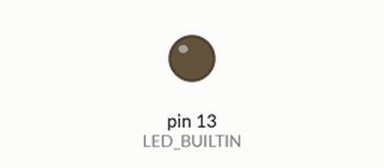
The sketch below on a simulated Arduino Uno, built with avr-gcc and run on an emulated ATmega328P. On the bench: output pins drawn as LEDs (lit = HIGH).

Above: at 0.05 s.
Timing chart, 0 to 3.0 s (numbered marks = the images above):
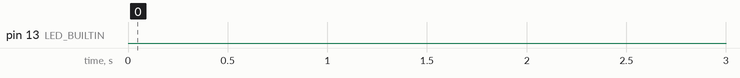

The sketch:

timer_test.ino
```cpp
/*
Program: Timer Test
Author: Phillip
Date: 2/3/2024
// ----------------------------------------------------------------------------
This program is for testing timer functions. After a delay the builtin LED will
begin to blink.
*/// --------------------------------------------------------------------------

void setup() {
  pinMode(LED_BUILTIN, OUTPUT);
}

void loop() {

  timer(0,0,10);

  while(true) {
    digitalWrite(LED_BUILTIN, HIGH);
    delay(500);
    digitalWrite(LED_BUILTIN, LOW);
    delay(500);
  }

} // --------------------------------------------------------------------------

void seconds(unsigned int seconds) {
  delay(seconds * 1000);
}

void minutes(unsigned int minutes) {
  delay(minutes * 60000);
}

void hours(unsigned int hours) {
  delay(hours * 3600000);
}

// ----------------------------------------------------------------------------
void timer(unsigned int h, unsigned int m, unsigned int s) {
  hours(h);
  minutes(m);
  seconds(s);
} // --------------------------------------------------------------------------
```

Measured:
- by itself, pin 13 (LED_BUILTIN): LOW → HIGH at 10.0 s, → LOW 0.50 s later, → HIGH 0.50 s later, → LOW 0.50 s later, … (240 changes in this stretch)
